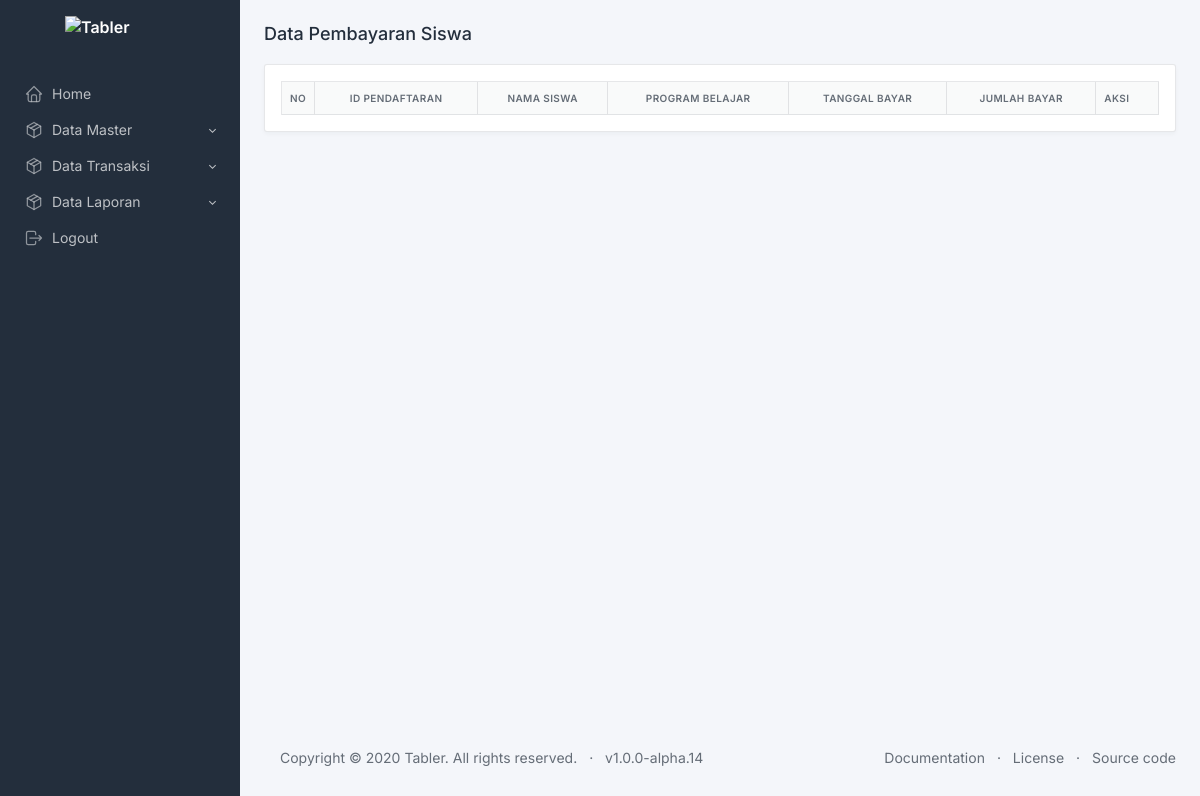
The app's page /index.php/pembayaran, older data.
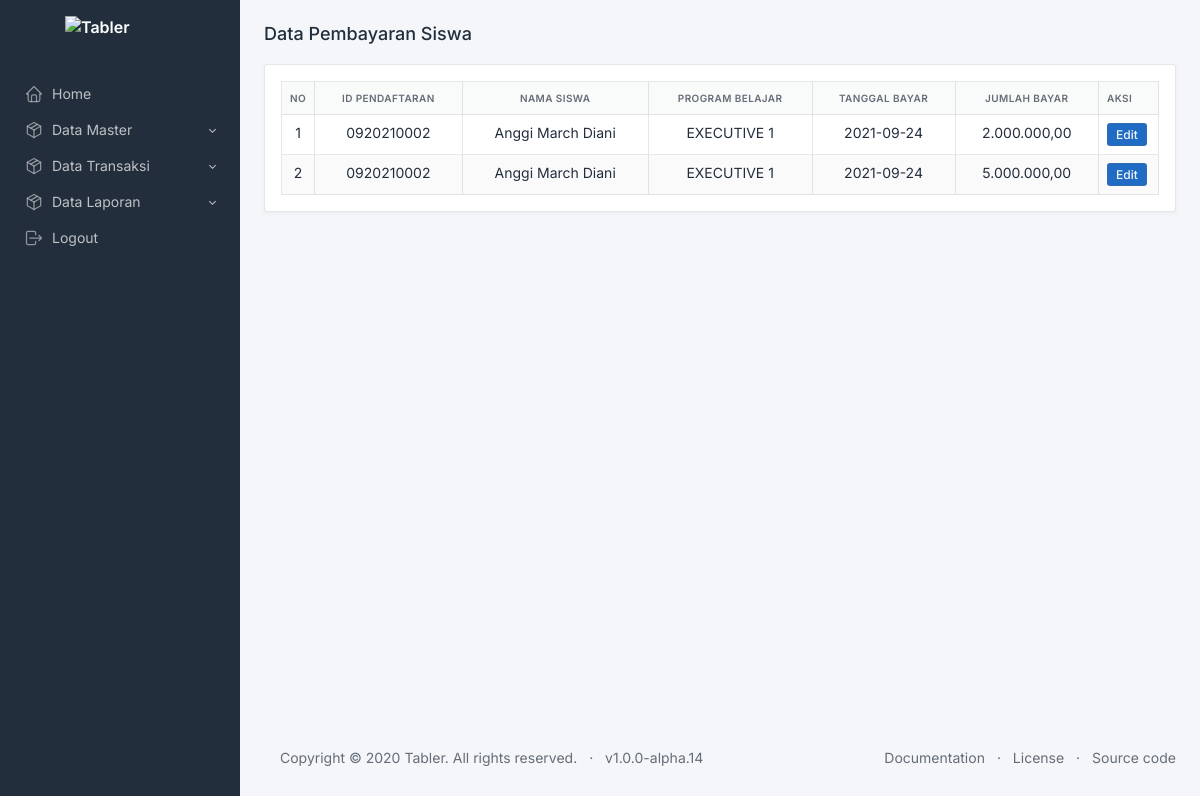
The same page, newer data.
### tables this page shows
CREATE TABLE `pembayaran` (
  `id_pembayaran` int(5) NOT NULL,
  `id_pendaftaran` varchar(10) NOT NULL,
  `saldo` int(11) NOT NULL,
  `tgl_bayar` date NOT NULL DEFAULT current_timestamp(),
  `created_by` varchar(5) NOT NULL,
  `created_at` datetime NOT NULL DEFAULT current_timestamp()
);

CREATE TABLE `siswa` (
  `nik` varchar(16) NOT NULL,
  `nama` varchar(255) DEFAULT NULL,
  `alamat` varchar(255) DEFAULT NULL,
  `no_hp` varchar(13) DEFAULT NULL,
  `asal_sekolah` varchar(255) DEFAULT NULL,
  `kelas` int(2) DEFAULT NULL,
  `tgl_lahir` date DEFAULT NULL,
  `nama_wali` varchar(255) DEFAULT NULL,
  `hp_wali` varchar(13) DEFAULT NULL
);

CREATE TABLE `program` (
  `id_program` varchar(5) NOT NULL,
  `nama_program` varchar(50) NOT NULL,
  `harga` int(12) NOT NULL
);

### application/libraries/Template.php (called while the page is built)
<?php if ( ! defined('BASEPATH')) exit('No direct script access allowed');
class Template {
		var $template_data = array();
		function set($name, $value)
		{
			$this->template_data[$name] = $value;
		}
		function load($template = '', $view = '' , $view_data = array(), $return = FALSE)
		{
			$this->CI =& get_instance();
			$this->set('contents', $this->CI->load->view($view, $view_data, TRUE));
			return $this->CI->load->view($template, $this->template_data, $return);
		}
}

### application/controllers/Pembayaran.php (called while the page is built, shortened)
<?php
class Pembayaran extends CI_Controller{
    function index(){
        $data['pembayaran'] = $this->Model_pembayaran->getDataPembayaran()->result();
        $this->template->load('template/template','pembayaran/view_pembayaran',$data);
    }
}
?>

### index.php (called while the page is built, shortened)
<?php
require_once BASEPATH.'core/CodeIgniter.php';

### application/models/Model_pembayaran.php (called while the page is built, shortened)
<?php
class Model_pembayaran extends CI_Model{
    function getDataPembayaran(){
        $this->db->select('pembayaran.id_pembayaran, pembayaran.id_pendaftaran, siswa.nama, program.nama_program, program.id_program, pembayaran.tgl_bayar, pembayaran.saldo ');
        $this->db->from('pembayaran');
        $this->db->join('pendaftaran','pendaftaran.id_pendaftaran = pembayaran.id_pendaftaran');
        $this->db->join('program', 'pendaftaran.id_program = program.id_program');
        $this->db->join('siswa','pendaftaran.nik = siswa.nik');
        $this->db->join('users','pendaftaran.id_user = users.id_user');
        return $this->db->get();
    }
}

### application/helpers/currency_helper.php (called while the page is built)
<?php
function angka($angka){
    $detect_dot = strpos($angka,'.');
    if ($detect_dot > 0) {
      $explode = explode('.',$angka);
      $number = number_format($explode[0],0,",",".");
      $after_comma = substr($explode[1],0,2);
      if (strlen($explode[1]) == 1) {
        $after_comma = $explode[1].'0';
      }
      $final_number = $number.",".$after_comma;
    } else {
      $number = number_format($angka,0,",",".");
      $final_number = $number.",00";
    }
    return $final_number;
  }
?>

### application/views/pembayaran/view_pembayaran.php (the view, shortened to what this page needs)
<h2 class="page-title">
    Data Pembayaran Siswa
</h2>
<div class="row mt-3">
    <div class="col-md-12">
        <div class="card">
            <div class="card-body">
                <table class="table table-striped table-bordered" id="tablependaftaran">
                    <thead class>
                        <tr>
                            <th width="30px"><center>No</center></th>
                            <th><center>ID Pendaftaran</center></th>
                            <th><center>Nama Siswa</center></th>
                            <th><center>Program Belajar</center></th>
                            <th><center>Tanggal Bayar</center></th>
                            <th><center>Jumlah Bayar</center></th>
                            <th>AKSI</th>
                        </tr>
                    </thead>
                    <tboody>
                        <?php
                            $no = 1;
                            foreach ($pembayaran as $b){
                        ?>
                        <tr>
                            <td><center><?php echo $no; ?></center></td>
                            <td><center><?php echo $b->id_pendaftaran; ?></a></center></td>
                            <td><center><?php echo $b->nama; ?></center></td>
                            <td><center><?php echo $b->nama_program; ?></center></td>
                            <td><center><?php echo $b->tgl_bayar; ?></center></td>
                            <td><center><?php echo angka($b->saldo); ?></center></td>
                            <td width="60px">
                                <a href="#" data-nik="<?php echo $b->id_pembayaran; ?>" class="btn btn-sm btn-primary">Edit</a>
                            </td>
                        </tr>
                        <?php
                            $no++;
                            }
                        ?>
                </table>
            </div>
        </div>
    </div>
</div>

### application/views/template/template.php (shortened to what this page needs)
<!doctype html>
<html lang="en">
  <head>
    <link rel="stylesheet" href="https://cdnjs.cloudflare.com/ajax/libs/font-awesome/4.7.0/css/font-awesome.min.css">
    <link href="<?php echo base_url(); ?>assets/dist/libs/jqvmap/dist/jqvmap.min.css" rel="stylesheet"/>
    <link href="<?php echo base_url(); ?>assets/dist/css/tabler.min.css" rel="stylesheet"/>
    <link href="<?php echo base_url(); ?>assets/dist/css/tabler-flags.min.css" rel="stylesheet"/>
    <link href="<?php echo base_url(); ?>assets/dist/css/tabler-payments.min.css" rel="stylesheet"/>
    <link href="<?php echo base_url(); ?>assets/dist/css/tabler-vendors.min.css" rel="stylesheet"/>
    <link href="<?php echo base_url(); ?>assets/dist/css/demo.min.css" rel="stylesheet"/>
	  <link rel="stylesheet" href="https://cdn.jsdelivr.net/npm/@fortawesome/fontawesome-free@5.15.4/css/fontawesome.min.css">
    <link rel="stylesheet" href="//cdnjs.cloudflare.com/ajax/libs/jquery.bootstrapvalidator/0.5.2/css/bootstrapValidator.min.css" />
    <link href="<?php echo base_url(); ?>assets/dist/libs/flatpickr/dist/flatpickr.min.css" rel="stylesheet"/>
    <link rel="stylesheet" href="//cdn.datatables.net/1.11.0/css/jquery.dataTables.min.css">
  </head>
  <body class="antialiased">
    <aside class="navbar navbar-vertical navbar-expand-lg navbar-dark">
      <div class="container">
        <a href="." class="navbar-brand navbar-brand-autodark">
          <img src="<?php echo base_url(); ?>assets/static/logo-white.svg" width="110" height="32" alt="Tabler" class="navbar-brand-image">
        </a>
        <div class="collapse navbar-collapse" id="navbar-menu">
          <ul class="navbar-nav pt-lg-3">
            <li class="nav-item">
              <a class="nav-link" href="<?php echo base_url(); ?>" >
                <span class="nav-link-icon d-md-none d-lg-inline-block">
                </span>
                <span class="nav-link-title">
                  Home
                </span>
              </a>
            </li>
            <li class="nav-item dropdown">
              <a class="nav-link dropdown-toggle" href="#navbar-base" data-toggle="dropdown" role="button" aria-expanded="false" >
                <span class="nav-link-icon d-md-none d-lg-inline-block">
                </span>
                <span class="nav-link-title">
                  Data Master
                </span>
              </a>
            </li>
            <li class="nav-item dropdown">
              <a class="nav-link dropdown-toggle" href="#navbar-base" data-toggle="dropdown" role="button" aria-expanded="false" >
                <span class="nav-link-icon d-md-none d-lg-inline-block">
                </span>
                <span class="nav-link-title">
                  Data Transaksi
                </span>
              </a>
            </li>
            <li class="nav-item dropdown">
              <a class="nav-link dropdown-toggle" href="#navbar-base" data-toggle="dropdown" role="button" aria-expanded="false" >
                <span class="nav-link-icon d-md-none d-lg-inline-block">
                </span>
                <span class="nav-link-title">
                  Data Laporan
                </span>
              </a>
            </li>
            <li class="nav-item">
              <a class="nav-link" href="<?php echo base_url(); ?>Auth/logout" >
                <span class="nav-link-icon d-md-none d-lg-inline-block">
                </span>
                <span class="nav-link-title">
                  Logout
                </span>
              </a>
            </li>
          </ul>
        </div>
      </div>
    </aside>
    <div class="page">
      <div class="content">
        <div class="container-xl">
            <?php echo $contents; ?>
        </div>
        <footer class="footer footer-transparent d-print-none">
          <div class="container">
            <div class="row text-center align-items-center flex-row-reverse">
              <div class="col-lg-auto ml-lg-auto">
                <ul class="list-inline list-inline-dots mb-0">
                  <li class="list-inline-item"><a href="<?php echo base_url(); ?>assets/docs/index.html" class="link-secondary">Documentation</a></li>
                  <li class="list-inline-item"><a href="<?php echo base_url(); ?>assets/license.html" class="link-secondary">License</a></li>
                  <li class="list-inline-item"><a href="https://github.com/tabler/tabler" target="_blank" class="link-secondary">Source code</a></li>
                </ul>
              </div>
              <div class="col-12 col-lg-auto mt-3 mt-lg-0">
                <ul class="list-inline list-inline-dots mb-0">
                  <li class="list-inline-item">
                    Copyright © 2020
                    <a href="." class="link-secondary">Tabler</a>.
                    All rights reserved.
                  </li>
                  <li class="list-inline-item">
                    <a href="<?php echo base_url(); ?>assets/changelog.html" class="link-secondary" rel="noopener">v1.0.0-alpha.14</a>
                  </li>
                </ul>
              </div>
            </div>
          </div>
        </footer>
      </div>
    </div>
  </body>
</html>

### application/views/template/template.php (style rules this page uses)
body { display: none; }

Row changes from the older to the newer data that the page shows:
added pembayaran: id_pendaftaran "0920210002", siswa.nama "Anggi March Diani", program.nama_program "EXECUTIVE 1", tgl_bayar "2021-09-24", saldo "2.000.000,00"
added pembayaran: id_pendaftaran "0920210002", siswa.nama "Anggi March Diani", program.nama_program "EXECUTIVE 1", tgl_bayar "2021-09-24", saldo "5.000.000,00"
